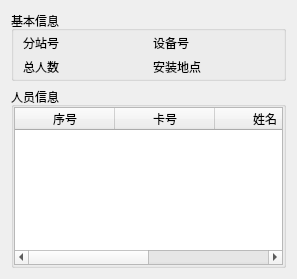
<?xml version="1.0" encoding="UTF-8"?>
<ui version="4.0">
 <class>LocationPropertyWidget</class>
 <widget class="QWidget" name="LocationPropertyWidget">
  <property name="geometry">
   <rect>
    <x>0</x>
    <y>0</y>
    <width>297</width>
    <height>279</height>
   </rect>
  </property>
  <property name="minimumSize">
   <size>
    <width>297</width>
    <height>279</height>
   </size>
  </property>
  <property name="maximumSize">
   <size>
    <width>297</width>
    <height>279</height>
   </size>
  </property>
  <property name="windowTitle">
   <string>读卡器信息</string>
  </property>
  <layout class="QGridLayout" name="gridLayout_3">
   <item row="0" column="0">
    <layout class="QVBoxLayout" name="verticalLayout_5">
     <item>
      <widget class="QGroupBox" name="groupBox">
       <property name="minimumSize">
        <size>
         <width>0</width>
         <height>70</height>
        </size>
       </property>
       <property name="title">
        <string>基本信息</string>
       </property>
       <layout class="QGridLayout" name="gridLayout_2">
        <property name="leftMargin">
         <number>9</number>
        </property>
        <property name="topMargin">
         <number>0</number>
        </property>
        <property name="rightMargin">
         <number>0</number>
        </property>
        <property name="bottomMargin">
         <number>0</number>
        </property>
        <property name="spacing">
         <number>0</number>
        </property>
        <item row="0" column="0">
         <layout class="QHBoxLayout" name="horizontalLayout_3">
          <item>
           <layout class="QHBoxLayout" name="horizontalLayout">
            <item>
             <layout class="QVBoxLayout" name="verticalLayout">
              <item>
               <widget class="QLabel" name="label">
                <property name="maximumSize">
                 <size>
                  <width>50</width>
                  <height>16777215</height>
                 </size>
                </property>
                <property name="text">
                 <string>分站号</string>
                </property>
               </widget>
              </item>
              <item>
               <widget class="QLabel" name="label_6">
                <property name="maximumSize">
                 <size>
                  <width>50</width>
                  <height>16777215</height>
                 </size>
                </property>
                <property name="text">
                 <string>总人数</string>
                </property>
               </widget>
              </item>
             </layout>
            </item>
            <item>
             <layout class="QVBoxLayout" name="verticalLayout_2">
              <item>
               <widget class="QLabel" name="stationIdText">
                <property name="text">
                 <string/>
                </property>
               </widget>
              </item>
              <item>
               <widget class="QLabel" name="peopleText">
                <property name="text">
                 <string/>
                </property>
               </widget>
              </item>
             </layout>
            </item>
           </layout>
          </item>
          <item>
           <layout class="QHBoxLayout" name="horizontalLayout_2">
            <item>
             <layout class="QVBoxLayout" name="verticalLayout_3">
              <item>
               <widget class="QLabel" name="cardIdText00">
                <property name="text">
                 <string>设备号</string>
                </property>
               </widget>
              </item>
              <item>
               <widget class="QLabel" name="label_7">
                <property name="maximumSize">
                 <size>
                  <width>50</width>
                  <height>16777215</height>
                 </size>
                </property>
                <property name="text">
                 <string>安装地点</string>
                </property>
               </widget>
              </item>
             </layout>
            </item>
            <item>
             <layout class="QVBoxLayout" name="verticalLayout_4">
              <item>
               <widget class="QLabel" name="cardIdText">
                <property name="text">
                 <string/>
                </property>
               </widget>
              </item>
              <item>
               <widget class="QLabel" name="addressText">
                <property name="text">
                 <string/>
                </property>
               </widget>
              </item>
             </layout>
            </item>
           </layout>
          </item>
         </layout>
        </item>
       </layout>
      </widget>
     </item>
     <item>
      <widget class="QGroupBox" name="groupBox_2">
       <property name="title">
        <string>人员信息</string>
       </property>
       <layout class="QGridLayout" name="gridLayout">
        <property name="margin">
         <number>0</number>
        </property>
        <property name="spacing">
         <number>0</number>
        </property>
        <item row="0" column="0">
         <widget class="QTableWidget" name="infosTable">
          <attribute name="verticalHeaderVisible">
           <bool>false</bool>
          </attribute>
          <column>
           <property name="text">
            <string>序号</string>
           </property>
          </column>
          <column>
           <property name="text">
            <string>卡号</string>
           </property>
          </column>
          <column>
           <property name="text">
            <string>姓名</string>
           </property>
          </column>
          <column>
           <property name="text">
            <string>到达时间</string>
           </property>
          </column>
         </widget>
        </item>
       </layout>
      </widget>
     </item>
    </layout>
   </item>
  </layout>
 </widget>
 <resources/>
 <connections/>
</ui>
